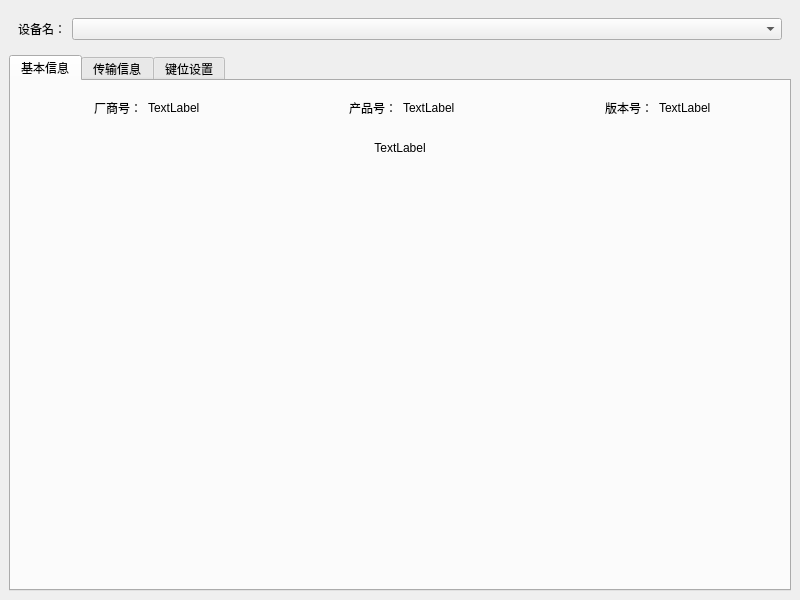
<?xml version="1.0" encoding="UTF-8"?>
<ui version="4.0">
 <class>MainWindow</class>
 <widget class="QMainWindow" name="MainWindow">
  <property name="geometry">
   <rect>
    <x>0</x>
    <y>0</y>
    <width>800</width>
    <height>600</height>
   </rect>
  </property>
  <property name="sizePolicy">
   <sizepolicy hsizetype="Preferred" vsizetype="Preferred">
    <horstretch>150</horstretch>
    <verstretch>0</verstretch>
   </sizepolicy>
  </property>
  <property name="windowTitle">
   <string>MainWindow</string>
  </property>
  <widget class="QWidget" name="MainFrame">
   <layout class="QVBoxLayout" name="verticalLayout">
    <item>
     <widget class="QWidget" name="TopBar" native="true">
      <property name="sizePolicy">
       <sizepolicy hsizetype="Preferred" vsizetype="Preferred">
        <horstretch>0</horstretch>
        <verstretch>0</verstretch>
       </sizepolicy>
      </property>
      <layout class="QHBoxLayout" name="TopBarLayout">
       <item>
        <widget class="QLabel" name="Label">
         <property name="sizePolicy">
          <sizepolicy hsizetype="Fixed" vsizetype="Preferred">
           <horstretch>0</horstretch>
           <verstretch>0</verstretch>
          </sizepolicy>
         </property>
         <property name="text">
          <string>设备名：</string>
         </property>
         <property name="alignment">
          <set>Qt::AlignRight|Qt::AlignTrailing|Qt::AlignVCenter</set>
         </property>
        </widget>
       </item>
       <item>
        <widget class="QComboBox" name="DeviceList">
         <property name="sizePolicy">
          <sizepolicy hsizetype="Preferred" vsizetype="Preferred">
           <horstretch>0</horstretch>
           <verstretch>0</verstretch>
          </sizepolicy>
         </property>
        </widget>
       </item>
      </layout>
     </widget>
    </item>
    <item>
     <widget class="QTabWidget" name="TabMenu">
      <property name="tabPosition">
       <enum>QTabWidget::North</enum>
      </property>
      <property name="tabShape">
       <enum>QTabWidget::Rounded</enum>
      </property>
      <property name="currentIndex">
       <number>0</number>
      </property>
      <widget class="QWidget" name="InfoTab">
       <attribute name="title">
        <string>基本信息</string>
       </attribute>
       <layout class="QGridLayout" name="InfoTabLayout">
        <item row="0" column="0">
         <widget class="QWidget" name="VendorPanel" native="true">
          <property name="sizePolicy">
           <sizepolicy hsizetype="Preferred" vsizetype="Fixed">
            <horstretch>0</horstretch>
            <verstretch>0</verstretch>
           </sizepolicy>
          </property>
          <layout class="QHBoxLayout" name="VendorPanelLayout">
           <item>
            <widget class="QLabel" name="VendorLabel">
             <property name="text">
              <string>厂商号：</string>
             </property>
             <property name="alignment">
              <set>Qt::AlignRight|Qt::AlignTrailing|Qt::AlignVCenter</set>
             </property>
            </widget>
           </item>
           <item>
            <widget class="QLabel" name="VendorName">
             <property name="text">
              <string>TextLabel</string>
             </property>
            </widget>
           </item>
          </layout>
         </widget>
        </item>
        <item row="0" column="2">
         <widget class="QWidget" name="VersionPanel" native="true">
          <property name="sizePolicy">
           <sizepolicy hsizetype="Preferred" vsizetype="Fixed">
            <horstretch>0</horstretch>
            <verstretch>0</verstretch>
           </sizepolicy>
          </property>
          <layout class="QHBoxLayout" name="VersionPanelLayout">
           <item>
            <widget class="QLabel" name="VersionLabel">
             <property name="text">
              <string>版本号：</string>
             </property>
             <property name="alignment">
              <set>Qt::AlignRight|Qt::AlignTrailing|Qt::AlignVCenter</set>
             </property>
            </widget>
           </item>
           <item>
            <widget class="QLabel" name="VersionName">
             <property name="text">
              <string>TextLabel</string>
             </property>
            </widget>
           </item>
          </layout>
         </widget>
        </item>
        <item row="0" column="1">
         <widget class="QWidget" name="ProductPanel" native="true">
          <property name="sizePolicy">
           <sizepolicy hsizetype="Preferred" vsizetype="Fixed">
            <horstretch>0</horstretch>
            <verstretch>0</verstretch>
           </sizepolicy>
          </property>
          <layout class="QHBoxLayout" name="ProductPanelLayout">
           <item>
            <widget class="QLabel" name="ProductLabel">
             <property name="text">
              <string>产品号：</string>
             </property>
             <property name="alignment">
              <set>Qt::AlignRight|Qt::AlignTrailing|Qt::AlignVCenter</set>
             </property>
            </widget>
           </item>
           <item>
            <widget class="QLabel" name="ProductName">
             <property name="text">
              <string>TextLabel</string>
             </property>
            </widget>
           </item>
          </layout>
         </widget>
        </item>
        <item row="1" column="0" colspan="3">
         <widget class="QWidget" name="InfoPanel" native="true">
          <layout class="QVBoxLayout" name="InfoPanelLayout">
           <item>
            <widget class="QLabel" name="Info">
             <property name="text">
              <string>TextLabel</string>
             </property>
             <property name="alignment">
              <set>Qt::AlignHCenter|Qt::AlignTop</set>
             </property>
            </widget>
           </item>
          </layout>
         </widget>
        </item>
       </layout>
      </widget>
      <widget class="QWidget" name="TransferTab">
       <attribute name="title">
        <string>传输信息</string>
       </attribute>
       <layout class="QVBoxLayout" name="TransferTabLayout">
        <item>
         <widget class="QLabel" name="ReceiveLabel">
          <property name="text">
           <string>接收：</string>
          </property>
         </widget>
        </item>
        <item>
         <widget class="QTextBrowser" name="ReceiveContent"/>
        </item>
        <item>
         <widget class="QLabel" name="TransmitLabel">
          <property name="text">
           <string>发送：</string>
          </property>
         </widget>
        </item>
        <item>
         <widget class="QTextBrowser" name="TransmitContent"/>
        </item>
       </layout>
      </widget>
      <widget class="QWidget" name="SettingTab">
       <attribute name="title">
        <string>键位设置</string>
       </attribute>
       <layout class="QGridLayout" name="SettingTabLayout">
        <item row="0" column="3">
         <widget class="QWidget" name="KeyDefinePanel" native="true">
          <property name="sizePolicy">
           <sizepolicy hsizetype="Preferred" vsizetype="Preferred">
            <horstretch>0</horstretch>
            <verstretch>0</verstretch>
           </sizepolicy>
          </property>
          <property name="minimumSize">
           <size>
            <width>400</width>
            <height>0</height>
           </size>
          </property>
          <layout class="QHBoxLayout" name="horizontalLayout">
           <item>
            <widget class="QLabel" name="KeyDefineLabel">
             <property name="sizePolicy">
              <sizepolicy hsizetype="Fixed" vsizetype="Preferred">
               <horstretch>0</horstretch>
               <verstretch>0</verstretch>
              </sizepolicy>
             </property>
             <property name="text">
              <string>键位映射：</string>
             </property>
            </widget>
           </item>
           <item>
            <widget class="QComboBox" name="SecondKeyInput"/>
           </item>
           <item>
            <widget class="QLabel" name="PlusLabel">
             <property name="sizePolicy">
              <sizepolicy hsizetype="Fixed" vsizetype="Preferred">
               <horstretch>0</horstretch>
               <verstretch>0</verstretch>
              </sizepolicy>
             </property>
             <property name="text">
              <string>+</string>
             </property>
             <property name="alignment">
              <set>Qt::AlignCenter</set>
             </property>
            </widget>
           </item>
           <item>
            <widget class="QComboBox" name="FirstKeyInput"/>
           </item>
          </layout>
         </widget>
        </item>
        <item row="0" column="0" rowspan="2">
         <widget class="QListWidget" name="KeyList">
          <property name="sizePolicy">
           <sizepolicy hsizetype="Preferred" vsizetype="Preferred">
            <horstretch>0</horstretch>
            <verstretch>0</verstretch>
           </sizepolicy>
          </property>
         </widget>
        </item>
        <item row="1" column="3" colspan="3">
         <widget class="QPushButton" name="ConfirmBtn">
          <property name="sizePolicy">
           <sizepolicy hsizetype="Fixed" vsizetype="Fixed">
            <horstretch>0</horstretch>
            <verstretch>0</verstretch>
           </sizepolicy>
          </property>
          <property name="text">
           <string>确定</string>
          </property>
         </widget>
        </item>
       </layout>
      </widget>
     </widget>
    </item>
   </layout>
  </widget>
 </widget>
 <resources/>
 <connections/>
</ui>
